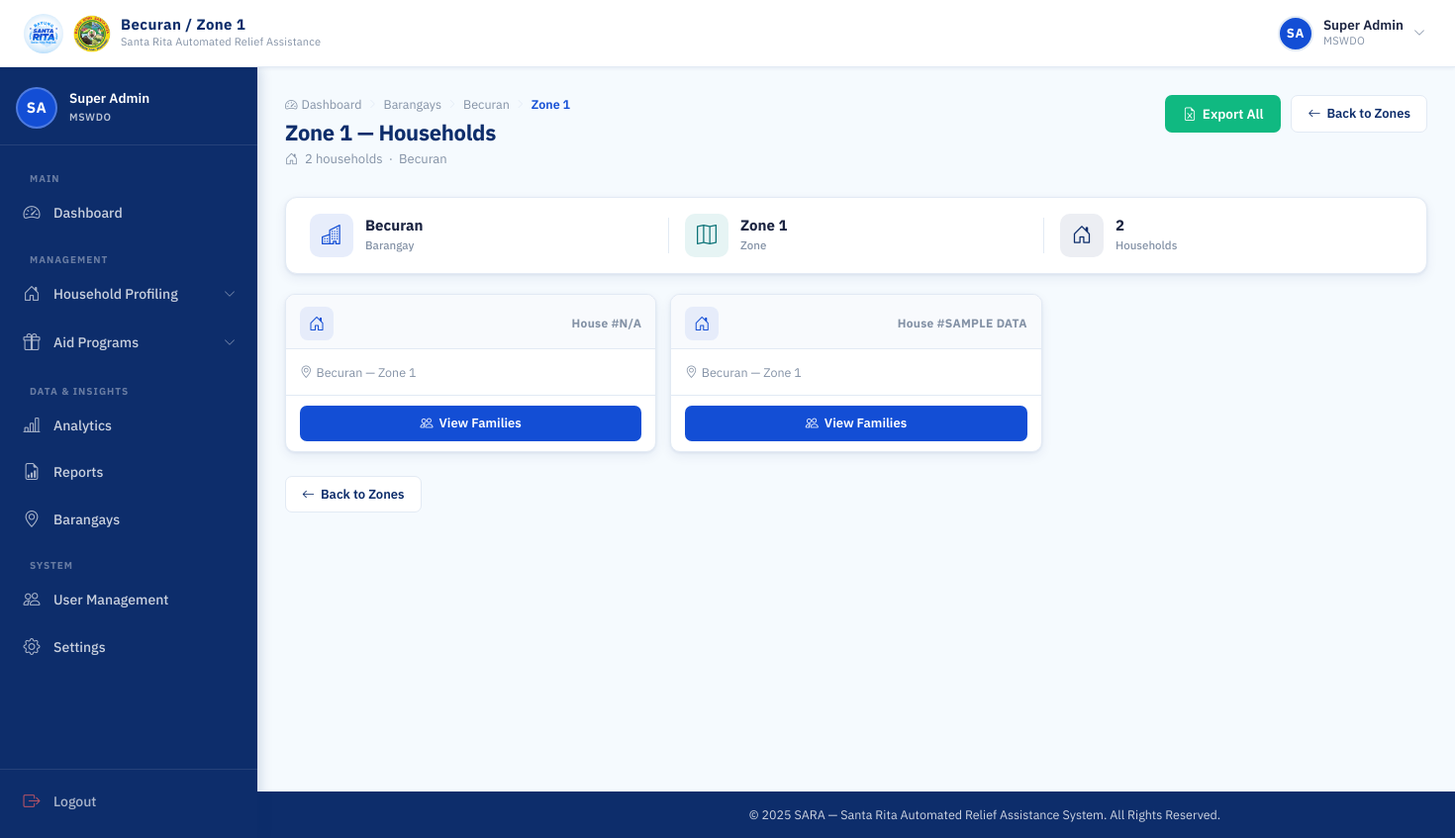
The app's page /mswdo/zones/1/households/ (signed in), older data.
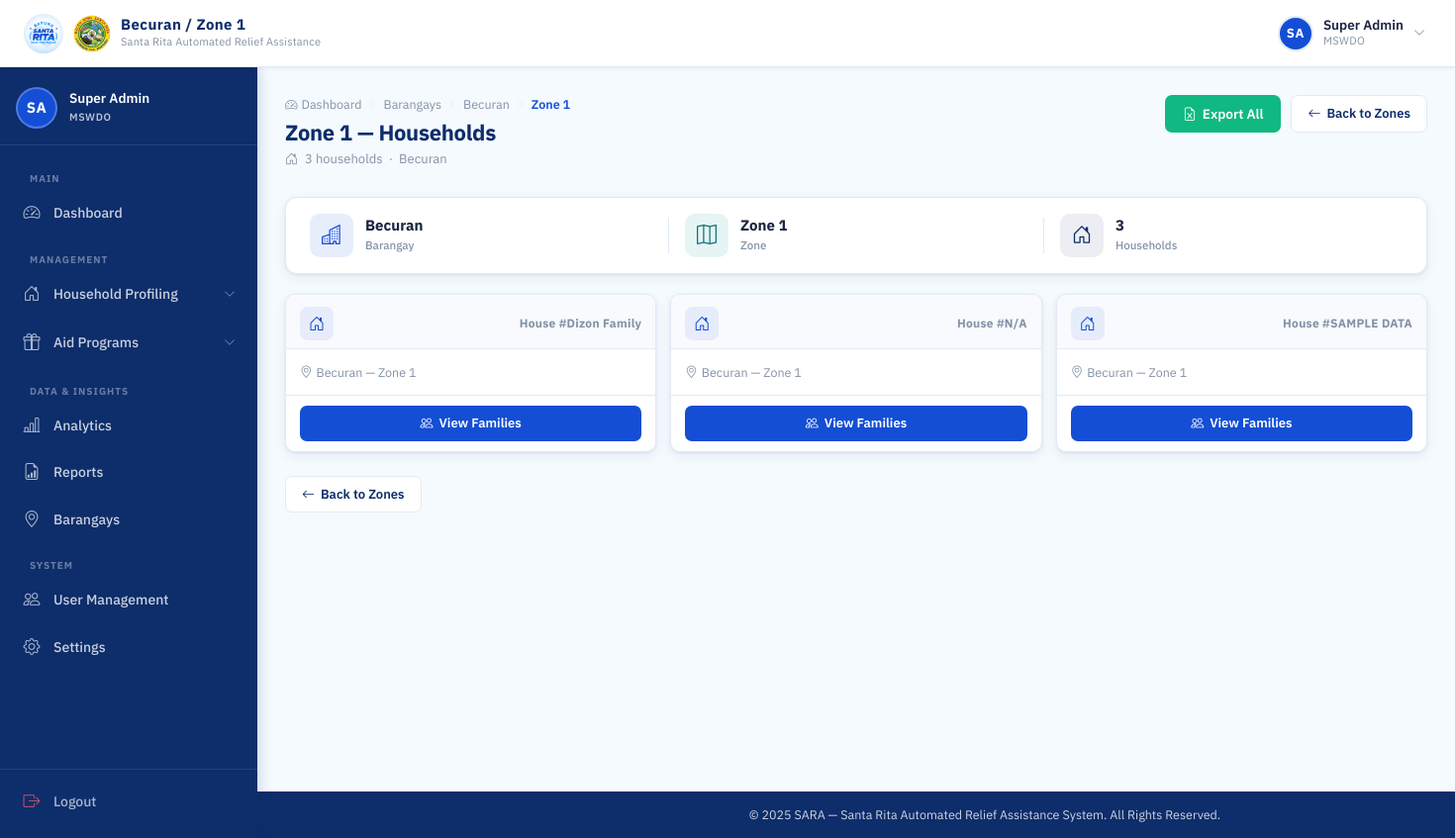
The same page, newer data.
### households/models.py (models this page shows, shortened)
class Household(models.Model):
    barangay = models.ForeignKey(Barangay, on_delete=models.CASCADE, related_name='households')
    zone = models.ForeignKey(Zone, on_delete=models.CASCADE, related_name='households')
    LAND_USE_CHOICES = (
        ('RESIDENTIAL', 'Residential'),
        ('AGRICULTURAL', 'Agricultural'),
        ('COMMERCIAL', 'Commercial'),
        ('INDUSTRIAL', 'Industrial'),
        ('INSTITUTIONAL', 'Institutional'),
        ('FISHING', 'Fishing'),
    )
    HAZARD_CHOICES = (
        ('NONE', 'No Hazard'),
        ('FLOOD', 'Flood'),
        ('LANDSLIDE', 'Landslide'),
        ('FIRE', 'Fire'),
        ('EARTHQUAKE', 'Earthquake/Fault'),
        ('RIVERBANK_EROSION', 'Riverbank Erosion'),
        ('OTHER', 'Other'),
    )
    house_number = models.CharField(max_length=50)
    land_use = models.CharField(max_length=20, choices=LAND_USE_CHOICES)
    hazard_exposure = models.CharField(max_length=20, choices=HAZARD_CHOICES)
    flood_depth = models.CharField(max_length=50, blank=True)
    flood_frequency = models.CharField(max_length=50, blank=True)
    hazard_other_description = models.CharField(max_length=255, blank=True)
    accessibility = models.CharField(max_length=255, blank=True)
    location_notes = models.CharField(max_length=255, blank=True)
    latitude = models.DecimalField(max_digits=9, decimal_places=6, null=True, blank=True)
    longitude = models.DecimalField(max_digits=9, decimal_places=6, null=True, blank=True)

class Zone(models.Model):
    barangay = models.ForeignKey(Barangay, on_delete=models.CASCADE, related_name='zones')
    name = models.CharField(max_length=50)

### accounts/models.py (models this page shows, shortened)
class Barangay(models.Model):
    name = models.CharField(max_length=100, unique=True)

### households/views.py (the view)
# urls.py: path('mswdo/zones/<int:zone_id>/households/', views.zone_households, name='zone_households'),
@login_required
@session_protected
@mswdo_or_staff_required
def zone_households(request, zone_id):
    zone = get_object_or_404(
        Zone.objects.select_related('barangay'),
        id=zone_id
    )
    households = Household.objects.filter(
        zone=zone
    ).order_by('house_number')
    return render(request, 'households/zone_households.html', {
        'zone': zone,
        'barangay': zone.barangay,
        'households': households,
    })

### accounts/context_processors.py (called while the page is built)
def auth_required(request):
    return {
        'requires_auth': request.user.is_authenticated
    }

### households/templates/households/zone_households.html (shortened to what this page needs)
{% extends 'base.html' %}
{% load static %}
{% block navbar_title %}{{ barangay.name }} / {{ zone.name }}{% endblock %}
{% block css %}
<link rel="stylesheet" href="{% static 'css/mswdo_dashboard.css' %}">
<link rel="stylesheet" href="{% static 'css/barangay_accounts.css' %}">
<link rel="stylesheet" href="{% static 'css/barangay_list.css' %}">
<link rel="stylesheet" href="{% static 'css/households.css' %}">
{% endblock %}
{% block content %}
<div class="dash-page-header">
  <div>
    <div class="page-breadcrumb">
      <a href="{% if request.user.role == 'MSWDO' %}{% url 'mswdo_dashboard' %}{% else %}{% url 'staff_dashboard' %}{% endif %}" class="breadcrumb-link"><i class="bi bi-speedometer2"></i> Dashboard</a>
      <i class="bi bi-chevron-right breadcrumb-sep"></i>
      <a href="{% url 'barangay_list' %}" class="breadcrumb-link">Barangays</a>
      <i class="bi bi-chevron-right breadcrumb-sep"></i>
      <a href="{% url 'barangay_zones' barangay.id %}" class="breadcrumb-link">{{ barangay.name }}</a>
      <i class="bi bi-chevron-right breadcrumb-sep"></i>
      <span class="breadcrumb-current">{{ zone.name }}</span>
    </div>
    <h1 class="dash-page-title">{{ zone.name }} — Households</h1>
    <p class="dash-page-sub">
      <i class="bi bi-house-door me-1"></i>
      {{ households|length }} household{{ households|length|pluralize }} &nbsp;·&nbsp; {{ barangay.name }}
    </p>
  </div>
  <div class="dash-header-actions">
    <a href="{% url 'export_zone_households_excel' zone.id %}" class="btn-dash-primary" style="background-color: #10b981; border-color: #10b981;">
      <i class="bi bi-file-earmark-excel"></i> Export All
    </a>
    <a href="{% url 'barangay_zones' barangay.id %}" class="btn-dash-outline">
      <i class="bi bi-arrow-left"></i> Back to Zones
    </a>
  </div>
</div>
<div class="brgy-info-strip">
  <div class="brgy-info-item">
    <div class="brgy-info-icon"><i class="bi bi-buildings"></i></div>
    <div>
      <span class="brgy-info-val">{{ barangay.name }}</span>
      <span class="brgy-info-label">Barangay</span>
    </div>
  </div>
  <div class="brgy-info-item">
    <div class="brgy-info-icon brgy-info-icon--teal"><i class="bi bi-map"></i></div>
    <div>
      <span class="brgy-info-val">{{ zone.name }}</span>
      <span class="brgy-info-label">Zone</span>
    </div>
  </div>
  <div class="brgy-info-item">
    <div class="brgy-info-icon brgy-info-icon--navy"><i class="bi bi-house-door"></i></div>
    <div>
      <span class="brgy-info-val">{{ households|length }}</span>
      <span class="brgy-info-label">Households</span>
    </div>
  </div>
</div>
{% if households %}
<div class="hh-grid">
  {% for household in households %}
  <div class="hh-card">
    <div class="hh-card__header">
      <div class="hh-card__icon"><i class="bi bi-house-door"></i></div>
      <span class="hh-card__num">House #{{ household.house_number }}</span>
    </div>
    <div class="hh-card__body">
      <p class="hh-card__location">
        <i class="bi bi-geo-alt"></i> {{ household.barangay.name }} &mdash; {{ household.zone.name }}
      </p>
    </div>
    <div class="hh-card__footer">
      <a href="{% url 'household_info' household.id %}" class="btn-dash-primary hh-card__btn">
        <i class="bi bi-people"></i> View Families
      </a>
    </div>
  </div>
  {% endfor %}
</div>
{% endif %}
<div class="page-back-row">
  <a href="{% url 'barangay_zones' barangay.id %}" class="btn-dash-outline">
    <i class="bi bi-arrow-left"></i> Back to Zones
  </a>
</div>
{% endblock %}

Row changes from the older to the newer data that the page shows:
added Household: house_number "Dizon Family", barangay.name "Becuran", zone.name "Zone 1"
Text that changed along with them:
{{ households|length }}: "2" → "3"
